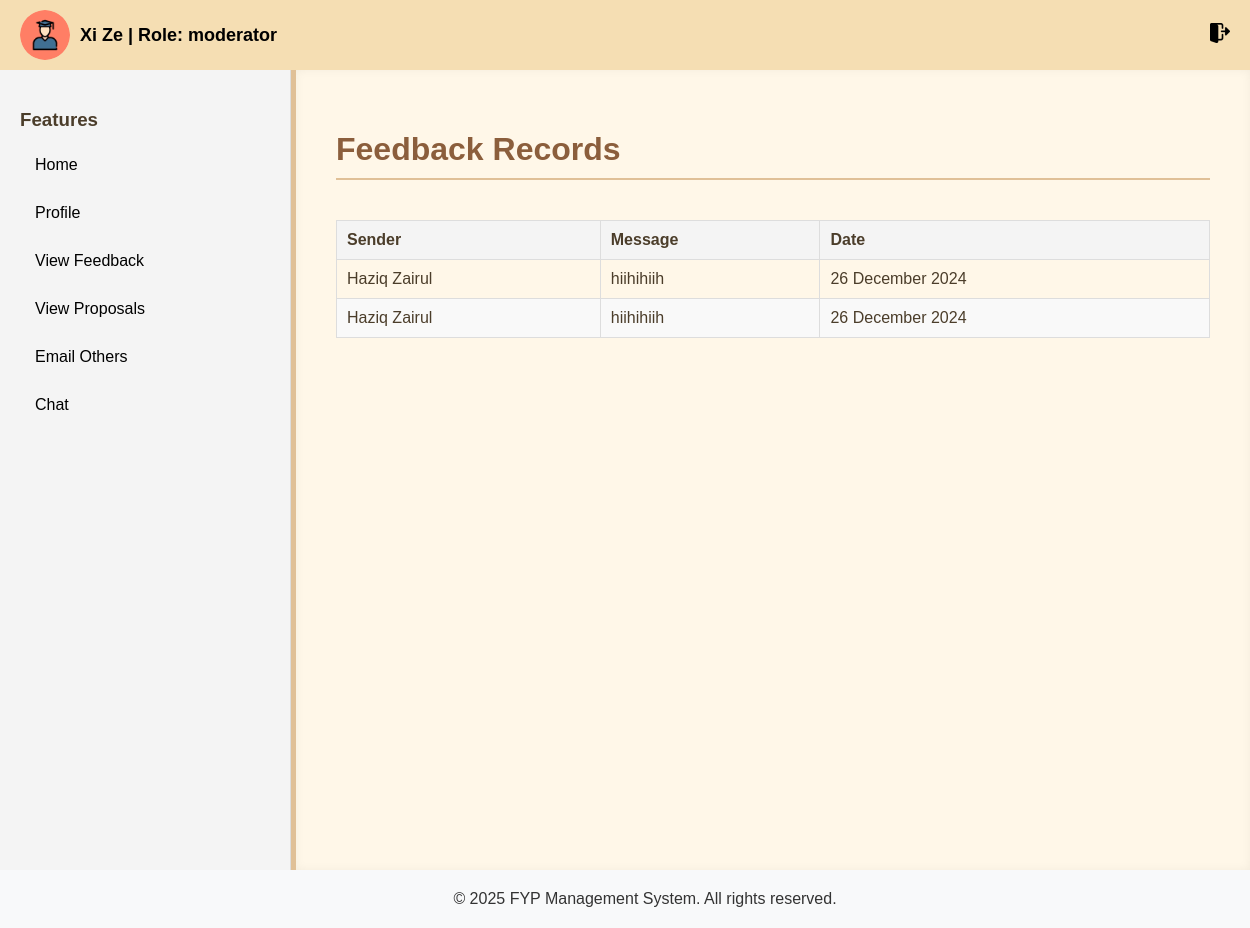
/moderator/view_feedback.php (signed in), run on the app's committed database.
### tables this page shows
CREATE TABLE IF NOT EXISTS `feedback` (
  `feedback_id` int(11) NOT NULL,
  `sender_id` int(11) NOT NULL,
  `message` text NOT NULL,
  `created_at` timestamp NOT NULL DEFAULT current_timestamp()
);

CREATE TABLE IF NOT EXISTS `users` (
  `id` int(11) NOT NULL,
  `first_name` varchar(255) NOT NULL,
  `last_name` varchar(255) NOT NULL,
  `email` varchar(255) NOT NULL,
  `student_id` varchar(255) NOT NULL,
  `password` varchar(255) NOT NULL,
  `role` enum('student','moderator','admin','supervisor') NOT NULL DEFAULT 'student',
  `created_at` timestamp NOT NULL DEFAULT current_timestamp(),
  `status` enum('active','suspended') DEFAULT 'active'
);

### moderator/view_feedback.php (the view, shortened to what this page needs)
<?php
include '../db_connection.php';
$feedbacks = [];
$query = "SELECT f.feedback_id, f.message, u.first_name AS sender_first_name, u.last_name AS sender_last_name, f.created_at
          FROM feedback f
          JOIN users u ON f.sender_id = u.id
          ORDER BY f.created_at DESC";
$result = $conn->query($query);
if ($result) {
    while ($row = $result->fetch_assoc()) {
        $feedbacks[] = $row;
    }
}
?>
<!DOCTYPE html>
<html lang="en">
<head>
    <link rel="stylesheet" href="../css/dashboard.css">
    <link rel="stylesheet" href="../css/header.css">
</head>
<body>
    <?php include '../includes/header.php'; ?>
    <div class="dashboard-container">
        <?php include '../includes/sidebar.php'; ?>
        <div class="dashboard-main">
            <h1>Feedback Records</h1>
            <?php if (!empty($feedbacks)): ?>
                <div class="feedback-table">
                    <table>
                        <thead>
                            <tr>
                                <th>Sender</th>
                                <th>Message</th>
                                <th>Date</th>
                            </tr>
                        </thead>
                        <tbody>
                            <?php foreach ($feedbacks as $feedback): ?>
                                <tr>
                                    <td><?php echo htmlspecialchars($feedback['sender_first_name']) . ' ' . htmlspecialchars($feedback['sender_last_name']); ?></td>
                                    <td><?php echo htmlspecialchars($feedback['message']); ?></td>
                                    <td>
                                        <?php
                                        $formattedDate = date("d F Y", strtotime($feedback['created_at']));
                                        echo htmlspecialchars($formattedDate);
                                        ?>
                                    </td>
                                </tr>
                            <?php endforeach; ?>
                        </tbody>
                    </table>
                </div>
            <?php else: ?>
                <p>No feedback records available.</p>
            <?php endif; ?>
        </div>
    </div>
    <?php include '../includes/footer.php'; ?>
</body>
</html>

### css/dashboard.css (style rules this page uses)
body, html { margin: 0; padding: 0; min-height: 100vh; display: flex; flex-direction: column; }
.dashboard-container { display: flex; flex: 1; min-height: 0; }
.dashboard-main { flex: 1; padding: 20px; overflow-y: auto; }
html, body { margin: 0; padding: 0; height: 100%; display: flex; flex-direction: column; }
.dashboard-main { flex: 1; padding: 20px; }
.dashboard-main h1 { margin-bottom: 20px; }
body { font-family: Arial, sans-serif; margin: 0; padding: 0; background-color: #fdf5e6; color: #4b3d2a; }
.dashboard-container { display: flex; min-height: 100vh; }
.dashboard-main { flex: 1; padding: 40px; background-color: #fff7e8; border-left: 5px solid #e0c097; box-shadow: inset 0 0 10px rgba(0, 0, 0, 0.05); }
.dashboard-main h1 { color: #8b5e3c; border-bottom: 2px solid #e0c097; padding-bottom: 10px; margin-bottom: 20px; }

### css/header.css (style rules this page uses)
body { margin: 0; font-family: Arial, sans-serif; }

### moderator/view_feedback.php (style rules this page uses)
table { width: 100%; border-collapse: collapse; margin-top: 20px; }
table, th, td { border: 1px solid #ddd; }
th, td { padding: 10px; text-align: left; }
th { background-color: #f4f4f4; font-weight: bold; }
tr:nth-child(even) { background-color: #f9f9f9; }
.feedback-table { width: 100%; margin: 0 auto; max-width: 1000px; overflow-x: auto; }

### data on the page
feedback: users.first_name "Haziq", users.last_name "Zairul", message "hiihihiih", created_at "26 December 2024"
feedback: users.first_name "Haziq", users.last_name "Zairul", message "hiihihiih", created_at "26 December 2024"

### other printed values
$name "Xi Ze"
$role "moderator"
